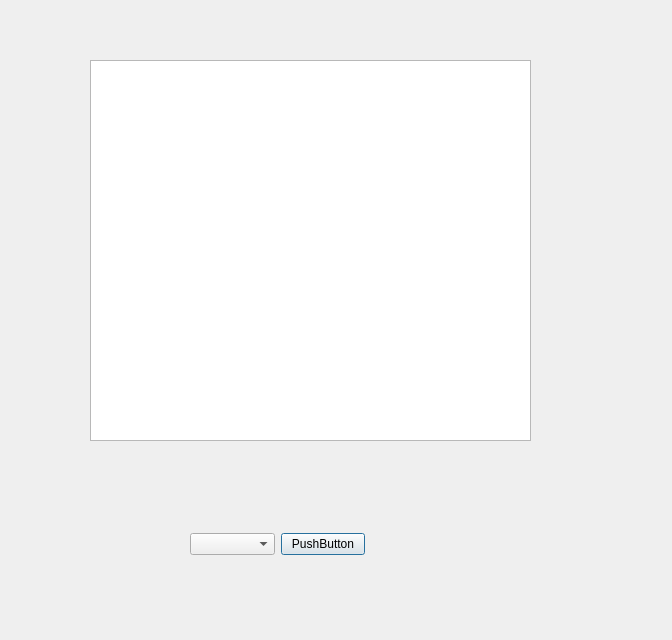
<?xml version="1.0" encoding="UTF-8"?>
<ui version="4.0">
 <class>report_Dialog</class>
 <widget class="QDialog" name="report_Dialog">
  <property name="geometry">
   <rect>
    <x>0</x>
    <y>0</y>
    <width>672</width>
    <height>640</height>
   </rect>
  </property>
  <property name="windowTitle">
   <string>Dialog</string>
  </property>
  <widget class="QGraphicsView" name="graphicsView">
   <property name="geometry">
    <rect>
     <x>90</x>
     <y>60</y>
     <width>441</width>
     <height>381</height>
    </rect>
   </property>
  </widget>
  <widget class="QWidget" name="">
   <property name="geometry">
    <rect>
     <x>190</x>
     <y>530</y>
     <width>175</width>
     <height>29</height>
    </rect>
   </property>
   <layout class="QHBoxLayout" name="horizontalLayout">
    <item>
     <widget class="QComboBox" name="FLIGHT_comboBox"/>
    </item>
    <item>
     <widget class="QPushButton" name="show_pushButton">
      <property name="text">
       <string>PushButton</string>
      </property>
     </widget>
    </item>
   </layout>
  </widget>
 </widget>
 <resources/>
 <connections/>
</ui>
